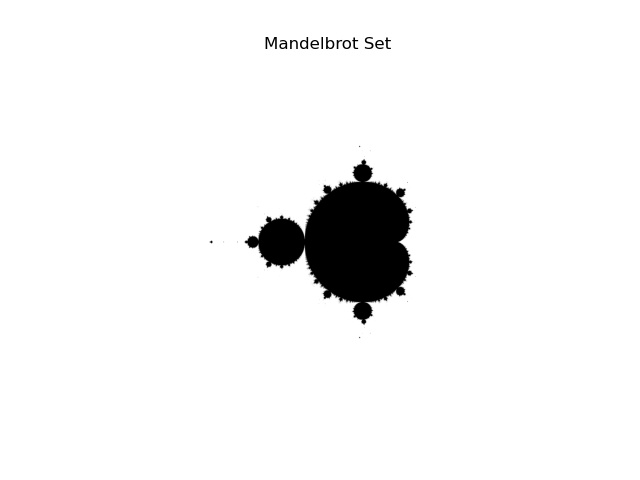

Here is the Python script that generated this plot:
import numpy as np
import matplotlib.pyplot as plt
import sys
import agrparse

#To avoid warnings thrown due to vectorization
np.warnings.filterwarnings("ignore")

# Defining the recursion relation for the Mandelbrot set: z(i)=z(i-1)**2 + C
def z(i,C):
    if i==0:
        return 0
    else:
        return z(i-1,C)**2 + C

# Defining a grid over which the mandelbrot set will be generated
def complex_grid(xmin, xmax, ymin, ymax, grid_points):
    Re = np.linspace(xmin, xmax, int((xmax-xmin)*grid_points))
    Im = np.linspace(ymin, ymax, int((ymax-ymin)*grid_points))
    return Re[np.newaxis,:]+Im[:,np.newaxis]*1j

# Checking convergence of the complex point C
def converge(c,num_iter):
    z = 0 #initial point
    j = 0
    while j<=num_iter:
        z = z**2 + c
        j+= 1
    return abs(z) <= 2

#Passing the parameter values as arguments
parser = argparse.ArgumentParser(description='Argument parameters to generate the Mandelbrot Set')
parser.add_argument('-N',type=int,help='No. of iterations to run')
parser.add_argument('-d',type=int,help='No. of grid points')
args = parser.parse_args()

c = complex_grid(-2,1,-2,2,args.d) #creating the grid of complex numbers to be used for generating the set

# Plotting
plt.imshow(converge(c,args.N), cmap = "binary")
plt.axis("off")
plt.title("Mandelbrot Set")
plt.savefig("Mandelbrot.jpg")
